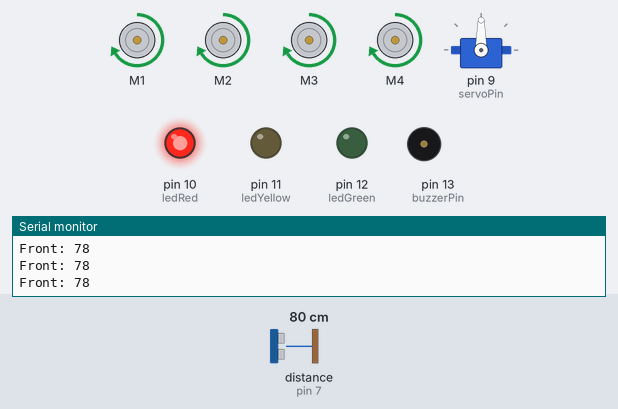
This sketch was run on a simulated Arduino Uno, built with avr-gcc and run on an emulated ATmega328P. Shown: 4 × DC motor (green arrow = forward, orange = backward, longer = faster), servo, output pins drawn as LEDs (lit = HIGH), buzzer (waves = sounding, pin HIGH), the last lines printed to the serial monitor. Wiring (inferred from the names in the program): ultrasonic range finder: trigger pin 6; echo pin 7. Dashed ring = blinking. Inputs (shaded band) come from the test bench; at power-on: distance to the obstacle (sensor on pin 7) 80 cm. The echo pulse lasts 58.3 µs per cm; pins used as bus, display or sensor lines are not drawn.

Above: at 1.4 s.
1.5 s: distance to the obstacle (sensor on pin 7) set to 29 cm
4.5 s: distance to the obstacle (sensor on pin 7) set to 24 cm
At 5.2 s:
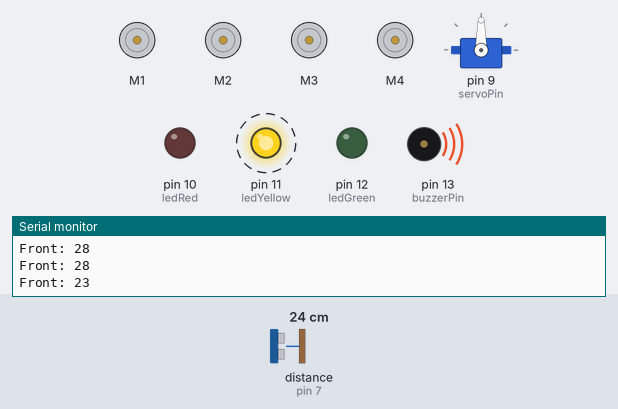
7.5 s: distance to the obstacle (sensor on pin 7) set to 19 cm
At 9.78 s:
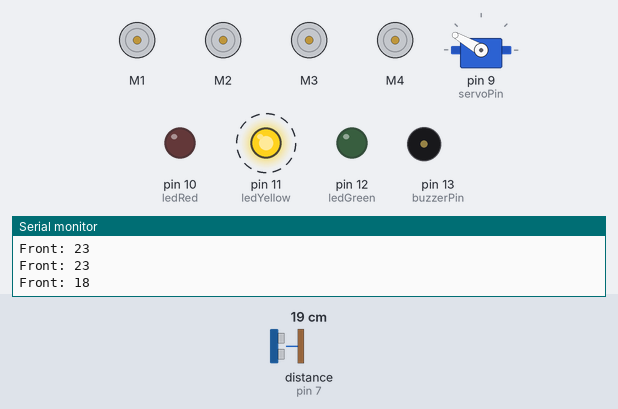
10.5 s: distance to the obstacle (sensor on pin 7) set to 35 cm
At 11.19 s:
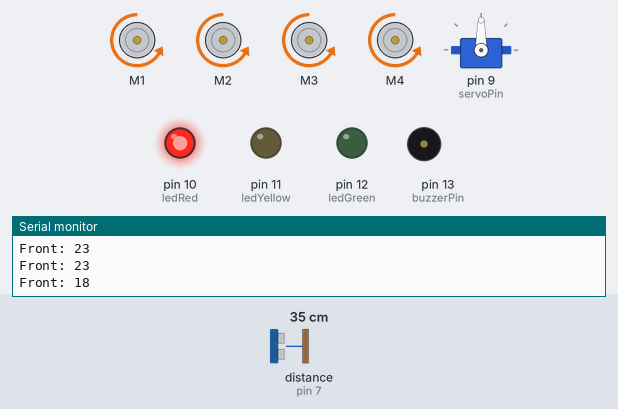
12.8 s: distance to the obstacle (sensor on pin 7) set to 2 cm
At 14.8 s:
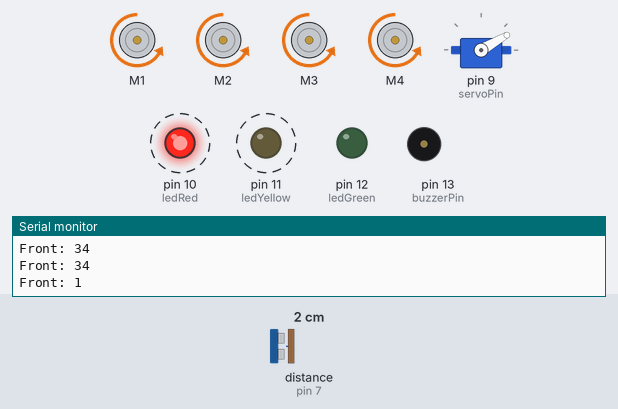
Timing chart, 0 to 16.8 s (numbered marks = the images above; inputs shaded):
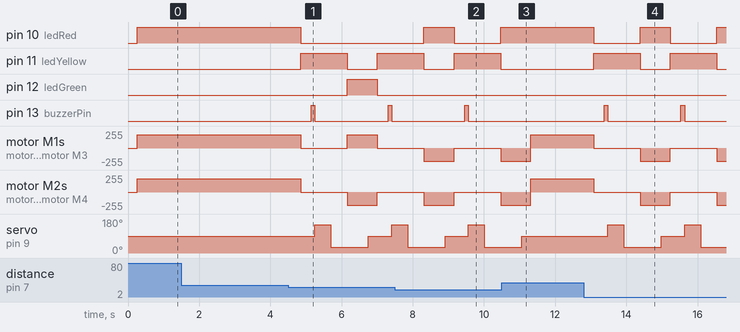

Measured:
- the behaviour switches between 27 and 26 cm on distance to the obstacle (sensor on pin 7) (found by bisection; images 0 and 1)
- the behaviour switches between 22 and 21 cm on distance to the obstacle (sensor on pin 7) (found by bisection; images 1 and 2)
- after the input at 4.5 s, pin 10 (ledRed): HIGH → LOW after 0.35 s; pin 11 (ledYellow): LOW → HIGH after 0.35 s, → LOW 1.3 s later, → HIGH 0.85 s later
- after the input at 7.5 s, pin 10 (ledRed): LOW → HIGH after 0.81 s, → LOW 0.85 s later, → HIGH 1.3 s later; pin 12 (ledGreen): stays LOW (without the input it goes to HIGH after 0.81 s)
- after the input at 10.5 s, pin 10 (ledRed): stays HIGH (without the input it goes to LOW after 0.82 s); pin 11 (ledYellow): stays LOW (without the input it goes to HIGH after 0.82 s); pin 13 (buzzerPin): stays LOW (without the input it goes to HIGH after 1.1 s); servo on pin 9 (servoPin): goes on until 11.1 s, then stays 90°
- after the input at 12.8 s, pin 10 (ledRed): alternates HIGH for 0.85 s and LOW for 1.3 s, starting after 0.28 s; pin 11 (ledYellow): alternates HIGH for 1.3 s and LOW for 0.85 s, starting after 0.28 s

The sketch:

intelligent_robot.ino
```cpp
#include <AFMotor.h>
#include <Servo.h>

// Motor DC
AF_DCMotor motor1(1);
AF_DCMotor motor2(2);
AF_DCMotor motor3(3);
AF_DCMotor motor4(4);

// Servo untuk scanning
Servo scanServo;
int servoPin = 9;

// Ultrasonic sensor
const int trigPin = 6;
const int echoPin = 7;

// LED indikator
const int ledRed = 10;
const int ledYellow = 11;
const int ledGreen = 12;

// Buzzer
const int buzzerPin = 13;

void setup() {
  Serial.begin(9600);

  // Motor speed
  motor1.setSpeed(200);
  motor2.setSpeed(200);
  motor3.setSpeed(200);
  motor4.setSpeed(200);

  pinMode(trigPin, OUTPUT);
  pinMode(echoPin, INPUT);
  pinMode(ledRed, OUTPUT);
  pinMode(ledYellow, OUTPUT);
  pinMode(ledGreen, OUTPUT);
  pinMode(buzzerPin, OUTPUT);

  scanServo.attach(servoPin);
  scanServo.write(90); // Tengah
}

void loop() {
  int front = getDistance(90);  // depan
  Serial.print("Front: "); Serial.println(front);

  if (front > 25) {
    setLED(HIGH, LOW, LOW); // Hijau: jalan aman
    digitalWrite(buzzerPin, LOW);
    moveForward();
  } else {
    setLED(LOW, HIGH, LOW); // Kuning: akan menghindar
    stopMotors();
    delay(300);
    digitalWrite(buzzerPin, HIGH); // Buzzer nyala
    delay(100);
    digitalWrite(buzzerPin, LOW);

    // Scan kiri & kanan
    int left = getDistance(150);
    delay(200);
    int right = getDistance(30);
    delay(200);

    // Pilih arah bebas
    if (left > right && left > 20) {
      setLED(LOW, LOW, HIGH); // Hijau: belok kiri
      turnLeft();
    } else if (right >= left && right > 20) {
      setLED(LOW, LOW, HIGH); // Hijau: belok kanan
      turnRight();
    } else {
      setLED(HIGH, LOW, LOW); // Merah: tidak aman
      moveBackward();
    }

    delay(500);
  }

  delay(100);
}

// Fungsi ambil jarak dengan servo posisi tertentu
int getDistance(int angle) {
  scanServo.write(angle);
  delay(250);
  digitalWrite(trigPin, LOW);
  delayMicroseconds(2);
  digitalWrite(trigPin, HIGH);
  delayMicroseconds(10);
  digitalWrite(trigPin, LOW);
  long duration = pulseIn(echoPin, HIGH);
  long distance = duration * 0.034 / 2;
  return constrain(distance, 0, 300);
}

// Fungsi gerakan
void moveForward() {
  motor1.run(FORWARD); motor2.run(FORWARD);
  motor3.run(FORWARD); motor4.run(FORWARD);
}

void moveBackward() {
  motor1.run(BACKWARD); motor2.run(BACKWARD);
  motor3.run(BACKWARD); motor4.run(BACKWARD);
}

void turnLeft() {
  motor1.run(BACKWARD); motor2.run(FORWARD);
  motor3.run(BACKWARD); motor4.run(FORWARD);
}

void turnRight() {
  motor1.run(FORWARD); motor2.run(BACKWARD);
  motor3.run(FORWARD); motor4.run(BACKWARD);
}

void stopMotors() {
  motor1.run(RELEASE); motor2.run(RELEASE);
  motor3.run(RELEASE); motor4.run(RELEASE);
}

// LED helper
void setLED(bool red, bool yellow, bool green) {
  digitalWrite(ledRed, red);
  digitalWrite(ledYellow, yellow);
  digitalWrite(ledGreen, green);
}
```
